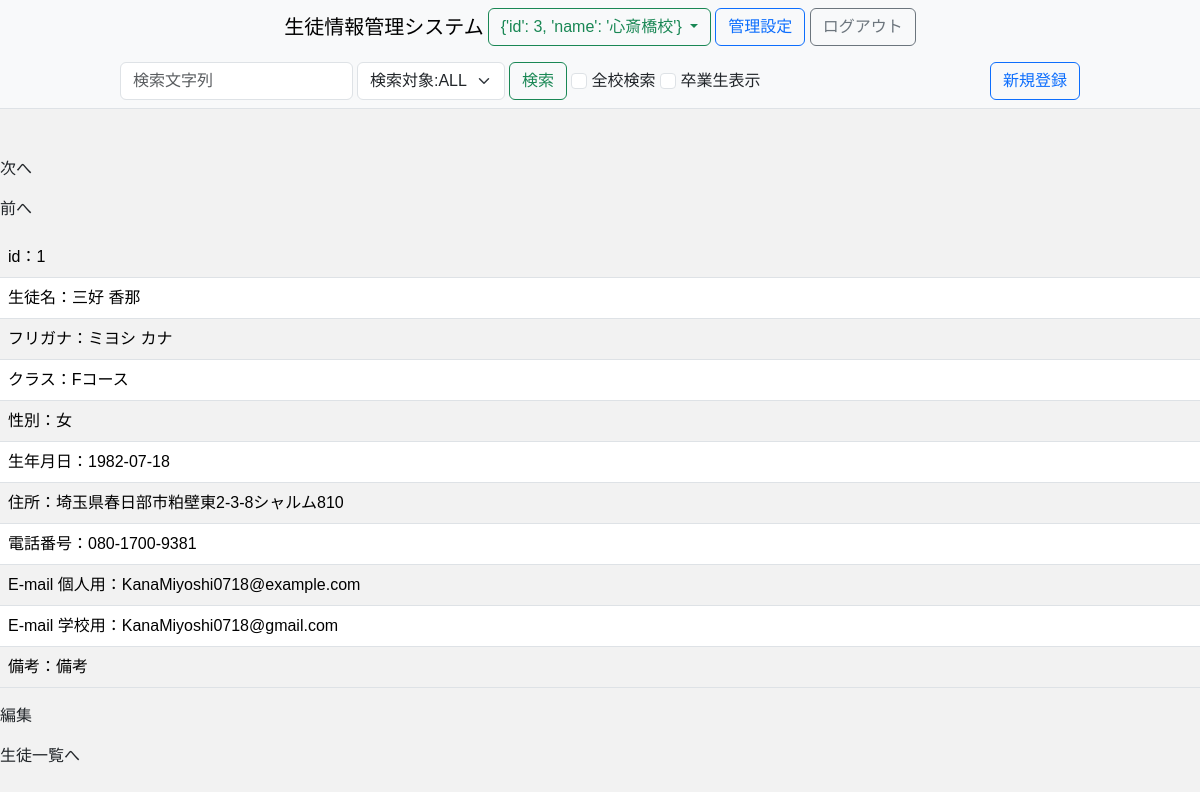
The app's page /心斎橋校/student_detail/1 (signed in) with its own data.
### SIMS/models/__init__.py (models this page shows, shortened)
class BaseMixin(db.Model):
    __abstract__ = True
    id = Column(Integer, primary_key=True, autoincrement=True)
    @classmethod
    def get_all(cls, **kwargs):
        if not kwargs:
            all_data = cls.query.all()
        else:
            all_data = cls.query.filter_by(**kwargs).all()
        if all_data is None:
            return None
        return [data.to_dict() for data in all_data]
    @classmethod
    def get_one(cls, **kwargs):
        data = cls.query.filter_by(**kwargs).first()
        if data is None:
            return None
        return data.to_dict()
    def to_dict(self):
        dic = self.__dict__.copy()
        if '_sa_instance_state' in dic:
            del dic['_sa_instance_state']
        return dic

class Student(BaseMixin):
    __tablename__ = 'student'
    name = Column(String(64), nullable=False)
    name_kana = Column(String(64), nullable=False)
    school = Column(String(64), nullable=False)
    class_name = Column(String(64), nullable=False)
    gender = Column(Integer, nullable=False)
    birthday = Column(DateTime, nullable=False)
    address = Column(String(64), nullable=False)
    phone = Column(String(13), nullable=False)
    email = Column(String(64), nullable=False)
    gmail = Column(String(64), nullable=False)
    note = Column(String(400), nullable=False)
    def get_categorized_list(school):
        if school is None:
            students = Student.get_all()
            schools = list(set([dic['school'] for dic in students]))
        else:
            students = Student.get_all(school=school)
            schools = [school]
        students = sorted(students, key=lambda x: x['name_kana'])
        classes = Class.get_all()
        categorized_list = []
        for scl in schools:
            for cls in classes:
                categorized_list.append({
                    'school': scl,
                    'class_name': cls['name'],
                    'class_number': cls['class_number'],
                    'open_date': cls['open_date'].strftime('%Y-%m-%d'), # 日付を文字列に変換
                    'close_date': cls['close_date'].strftime('%Y-%m-%d'), # 日付を文字列に変換
                    'is_open': cls['open_date'] <= datetime.datetime.now() <= cls['close_date'],
                    'students': [student for student in students if student['class_name'] == cls['name'] and student['school'] == scl]
                })
        return categorized_list
    @classmethod
    def get_one(cls, **kwargs):
        dic = super().get_one(**kwargs)
        students = [listByClass['students'] for listByClass in cls.get_categorized_list(dic['school'])]
        categorized_id_list = [student['id'] for student in itertools.chain.from_iterable(students)]
        index = categorized_id_list.index(dic['id'])
        dic['prev_id'] = categorized_id_list[index-1] if index != 0 else None
        dic['next_id'] = categorized_id_list[index+1] if index != len(categorized_id_list)-1 else None
        return dic
    def get_age(self, birthday):
        today = datetime.date.today()
        return today.year - birthday.year - ((today.month, today.day) < (birthday.month, birthday.day))
    def to_dict(self):
        dic = super().to_dict()
        dic['age'] = self.get_age(dic['birthday']) # 年齢を追加
        dic['birthday'] = dic['birthday'].strftime('%Y-%m-%d') # 日付を文字列に変換
        match (dic['gender']):
            case 1:
                dic['gender'] = '男'
            case 2:
                dic['gender'] = '女'
            case 3:
                dic['gender'] = 'その他'
        return dic

### SIMS/views/student_detail.py (the view)
@bp.route('/<school>/student_detail/<int:id>',methods=['GET', 'POST'])
@login_required
def student_detail(id,school):
    student = Student.get_one(id=id)
    school = School.get_one(name=school)
    return render_template('student_detail.html',\
        id = student['id'],\
        name = student['name'],\
        name_kana = student['name_kana'],\
        class_name = student['class_name'],\
        gender = student['gender'],\
        birthday = student['birthday'],\
        address = student['address'],\
        phone = student['phone'],\
        email = student['email'],\
        gmail = student['gmail'],\
        note = student['note'],\
        school = school
    )

### SIMS/user_auth.py (called while the page is built)
    @login_manager.user_loader
    def load_user(user_id):
        return User.query.get(user_id)

### SIMS/templates/student_detail.html (shortened to what this page needs)
<!DOCTYPE html>
<html lang="ja">
<head>
    <link rel="stylesheet" href="https://cdn.jsdelivr.net/npm/bootstrap@5.3.0/dist/css/bootstrap.min.css">
</head>
<body>
    <header>
        {% set subTitle = '生徒一覧' %}
        {% set studentSearch = True %}
        {% extends 'layout.html' %}
        {% block contents %}
        <link rel="stylesheet" href="{{ url_for('static', filename='css/student_list.css') }}"></link>
        {{ super() }}
        <br><br>
        <p>次へ</p>
        <p>前へ</p>
    </header>
    <main>
        <table class="table table-striped">
            <tr>
                <td>
                    id：{{id}}
                </td>
            </tr>
            <tr>
                <td>
                    生徒名：{{name}}
                </td>
            </tr>
            <tr>
                <td>
                    フリガナ：{{name_kana}}
                </td>
            </tr>
            <tr>
                <td>
                    クラス：{{class_name}}
                </td>
            </tr>
            <tr>
                <td>
                    性別：{{gender}}
                </td>
            </tr>
            <tr>
                <td>
                    生年月日：{{birthday}}
                </td>
            </tr>
            <tr>
                <td>
                    住所：{{address}}
                </td>
            </tr>
            <tr>
                <td>
                    電話番号：{{phone}}
                </td>
            </tr>
            <tr>
                <td>
                    E-mail 個人用：{{email}}
                </td>
            </tr>
            <tr>
                <td>
                    E-mail 学校用：{{gmail}}
                </td>
            </tr>
            <tr>
                <td>
                    備考：{{note}}
                </td>
            </tr>
        </table>
    </main>
    <footer>
        <p>編集</p>
        <p>生徒一覧へ</p>
    </footer>
</body>
{% endblock %}

### SIMS/static/css/student_list.css (style rules this page uses)
body { font-family: Arial, sans-serif; background-color: #f2f2f2; }

### records on screen
Student: name "三好 香那", name_kana "ミヨシ カナ", class_name "Fコース", address "埼玉県春日部市粕壁東2-3-8シャルム810", phone "080-1700-9381", email "KanaMiyoshi0718@example.com", gmail "KanaMiyoshi0718@gmail.com", note "備考"

### other values on screen
{{ title }} "生徒情報管理システム"
{{ school }} "{'id': 3, 'name': '心斎橋校'}"
{{ id }} "1"
{{ gender }} "女"
{{ birthday }} "1982-07-18"
